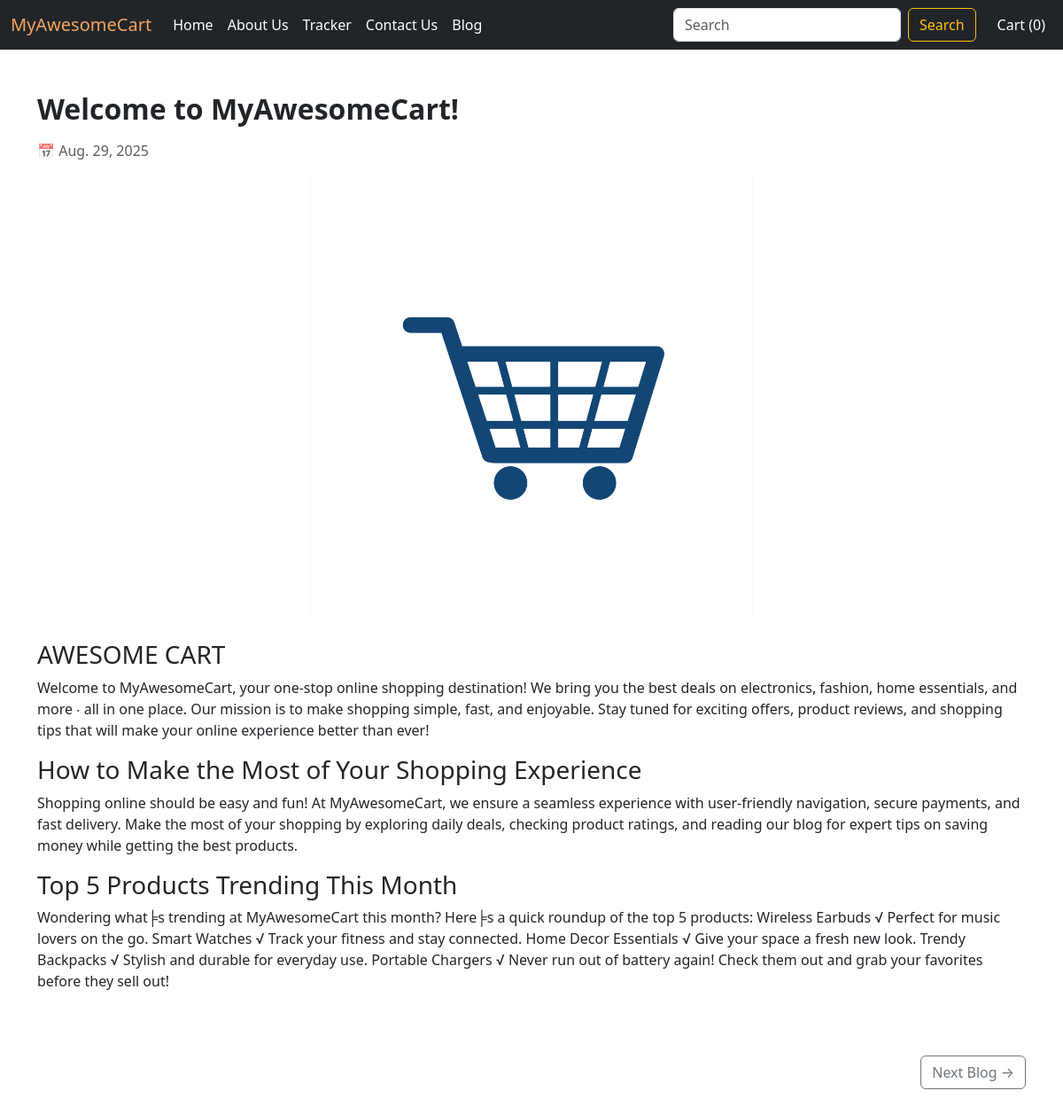
The page /blog/1 on the database its author committed.
### blog/models.py (models this page shows, shortened)
class Blogpost(models.Model):
    post_id = models.AutoField(primary_key=True)
    title = models.CharField(max_length=200)
    head0 = models.CharField(max_length=500, default="")
    chead0 = models.TextField(default="")
    head1 = models.CharField(max_length=500, default="", blank=True)
    chead1 = models.TextField(default="", blank=True)
    head2 = models.CharField(max_length=500, default="", blank=True)
    chead2 = models.TextField(default="", blank=True)
    pub_date = models.DateField()
    thumbnail = models.ImageField(upload_to="shop/images", default="")

### blog/views.py (the view)
# urls.py: path('<int:id>', views.blogpost, name="blogPost"),
def blogpost(request, id):
    post = get_object_or_404(Blogpost, post_id=id)
    return render(request, 'blog/blogpost.html', {'post': post})

### blog/templates/blog/blogpost.html (shortened to what this page needs)
{% extends 'shop/basic.html' %}
{% block body %}
<div class="container my-5">
  <h2 class="fw-bold mb-3">{{ post.title }}</h2>
  <p class="text-muted">📅 {{ post.pub_date }}</p>
  <div class="text-center mb-4">
    <img src="{{ post.thumbnail.url }}" class="img-fluid rounded"
         alt="{{ post.title }}"
         style="max-width: 700px; width: 100%; max-height: 500px; object-fit: contain;">
  </div>
  <article>
    <h3>{{ post.head0 }}</h3>
    <p>{{ post.chead0 }}</p>
    {% if post.head1 %}
      <h3>{{ post.head1 }}</h3>
      <p>{{ post.chead1 }}</p>
    {% endif %}
    {% if post.head2 %}
      <h3>{{ post.head2 }}</h3>
      <p>{{ post.chead2 }}</p>
    {% endif %}
  </article>
  <div class="d-flex justify-content-between mt-5">
    {% if post.get_next_by_pub_date %}
      <a href="/blog/{{ post.get_next_by_pub_date.post_id }}" class="btn btn-outline-secondary">Next Blog &rarr;</a>
    {% else %}
      <span></span>
    {% endif %}
  </div>
</div>
{% endblock %}

### rows shown on the page
Blogpost: title "Welcome to MyAwesomeCart!", pub_date "Aug. 29, 2025", thumbnail (picture), head0 "AWESOME CART", chead0 "Welcome to MyAwesomeCart, your one-stop online shopping destination! We bring you the best deals on electronics, fashion, home essentials, and more ∙ all in one place. Our mission is to make shopping simple, fast, and enjoyable. Stay tuned for exciting offers, product reviews, and shopping tips that will make your online experience better than ever!", head1 "How to Make the Most of Your Shopping Experience", chead1 "Shopping online should be easy and fun! At MyAwesomeCart, we ensure a seamless experience with user-friendly navigation, secure payments, and fast delivery. Make the most of your shopping by exploring daily deals, checking product ratings, and reading our blog for expert tips on saving money while getting the best products.", head2 "Top 5 Products Trending This Month", chead2 "Wondering what╞s trending at MyAwesomeCart this month? Here╞s a quick roundup of the top 5 products: Wireless Earbuds √ Perfect for music lovers on the go. Smart Watches √ Track your fitness and stay connected. Home Decor Essentials √ Give your space a fresh new look. Trendy Backpacks √ Stylish and durable for everyday use. Portable Chargers √ Never run out of battery again! Check them out and grab your favorites before they sell out!"
